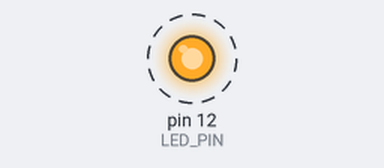
Simulated run of this program. Board: Raspberry Pi (header pin numbers). Parts: output pins drawn as LEDs (lit = HIGH). Dashed ring = blinking. What the program prints to the terminal is not drawn.

Above: at 0.5 s.
Timing chart, 0 to 4.6 s (numbered marks = the images above):
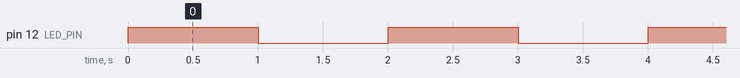

The program:

ledblink_board.py
```python
#!/usr/bin/python
# -*- coding: UTF-8 -*-

import time					#載入時間套件
import RPi.GPIO as GPIO		#載入PI-GPIO套件

LED_PIN=12					#定義變數LED_PIN=12腳
GPIO.setmode(GPIO.BOARD)	#設定BOARD接腳模式PIN NO.左1,右2到40腳
GPIO.setup(LED_PIN,GPIO.OUT)#設定腳位輸入IN或輸出OUT

try:						#正常程式操作
  while True:
    print "LED is on"		#PI顯示資訊
    GPIO.output(LED_PIN,GPIO.HIGH)	#GPIO HIGH
    time.sleep(1)			#延1秒
    print "LED is off"		#PI顯示資訊
    GPIO.output(LED_PIN,GPIO.LOW)	#GPIO LOW
    time.sleep(1)
except KeyboardInterrupt:	#異常程式跳這段
  GPIO.cleanup()			#GPIO清除
```

Measured:
- by itself, pin 12 (LED_PIN): alternates HIGH for 1.0 s and LOW for 1.0 s
